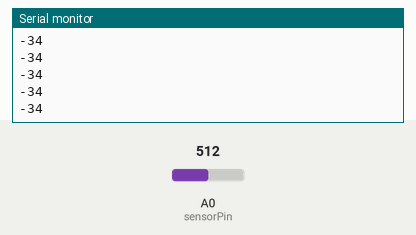
This sketch was run on a simulated Arduino Uno, built with avr-gcc and run on an emulated ATmega328P. Parts: the last lines printed to the serial monitor. The test bench sets the inputs (shaded band); at power-on: A0 (sensorPin) = 512.

Above: at 1.2 s.
1.3 s: A0 (sensorPin) set to 716
At 2.4 s:
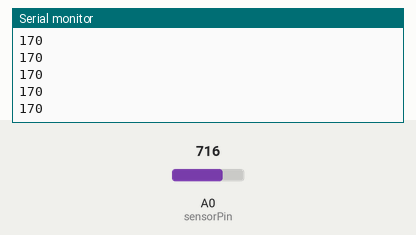
2.8 s: A0 (sensorPin) set to 900
At 3.4 s:
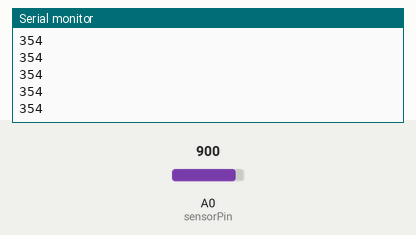
Timing chart, 0 to 5.8 s (numbered marks = the images above; inputs shaded):
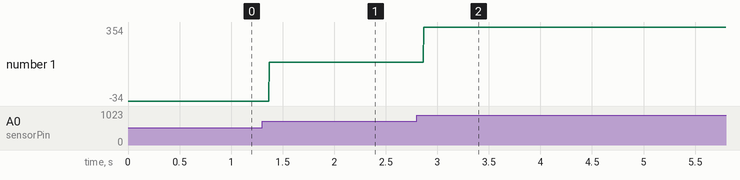

Measured:
- after the input at 1.3 s, the serial monitor: prints a new line after 0.07 s (image 1)
- after the input at 2.8 s, the serial monitor: prints a new line after 0.07 s (image 2)
- plotted number 1: -34 → 170 after the input at 1.3 s, 170 → 354 after the input at 2.8 s

The sketch:

e5_temperature_logging.ino
```cpp
/*Read a Temperature sensor via arduino using PytHon GUI and log it data
Note: Disconnect from Python IDE before uploading this sketch to your arduino
*/

//Declare variables
char  serialData;
const int sensorPin= 0; //Sensor pin connects to analog pin A0
int data;              //the variable that will hold the temperature value reading

//Setup your baudrate & arduino pins
void setup()
{
Serial.begin(9600); //sets the baud rate at 9600 so we can check the values the sensor is obtaining on the Serial Monitor
Serial.setTimeout(80);
}

void loop()
{
  data= analogRead(sensorPin); //the sensor takes readings from analog pin A0
  int temp = data - 546;  //adjust this value accordingly to your sensor
  Serial.println(temp); //send this data to python
}
```
